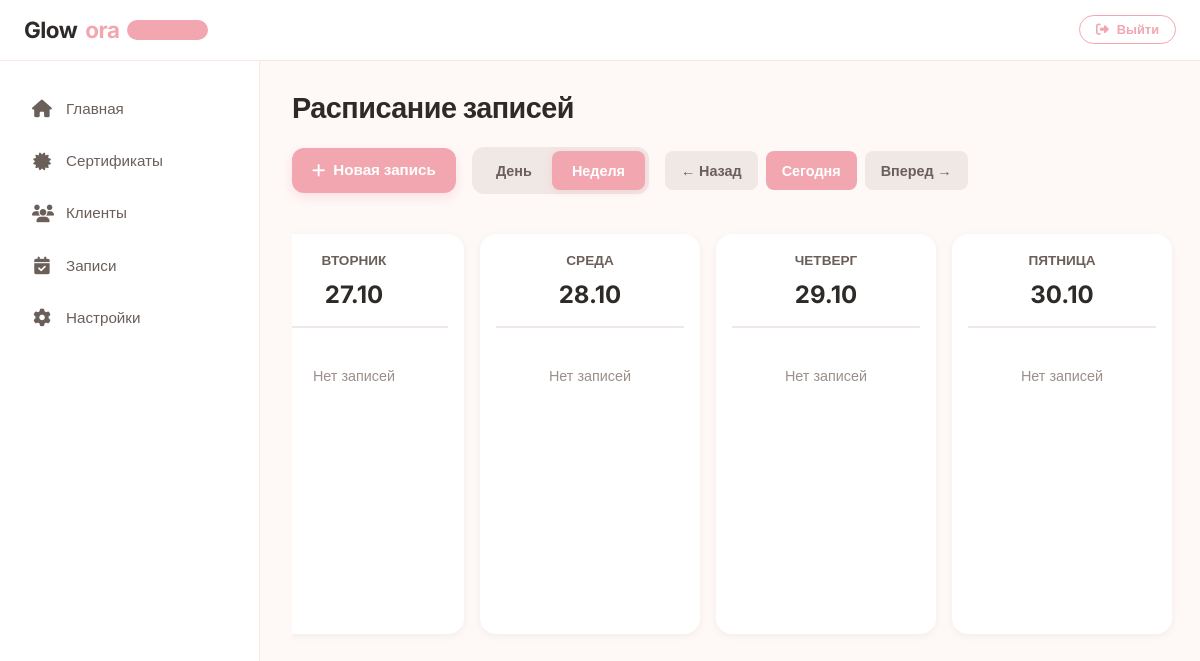
The page /admin-dashboard/schedule/?period=week&date=2026-10-24 (signed in) on the database as committed earlier.
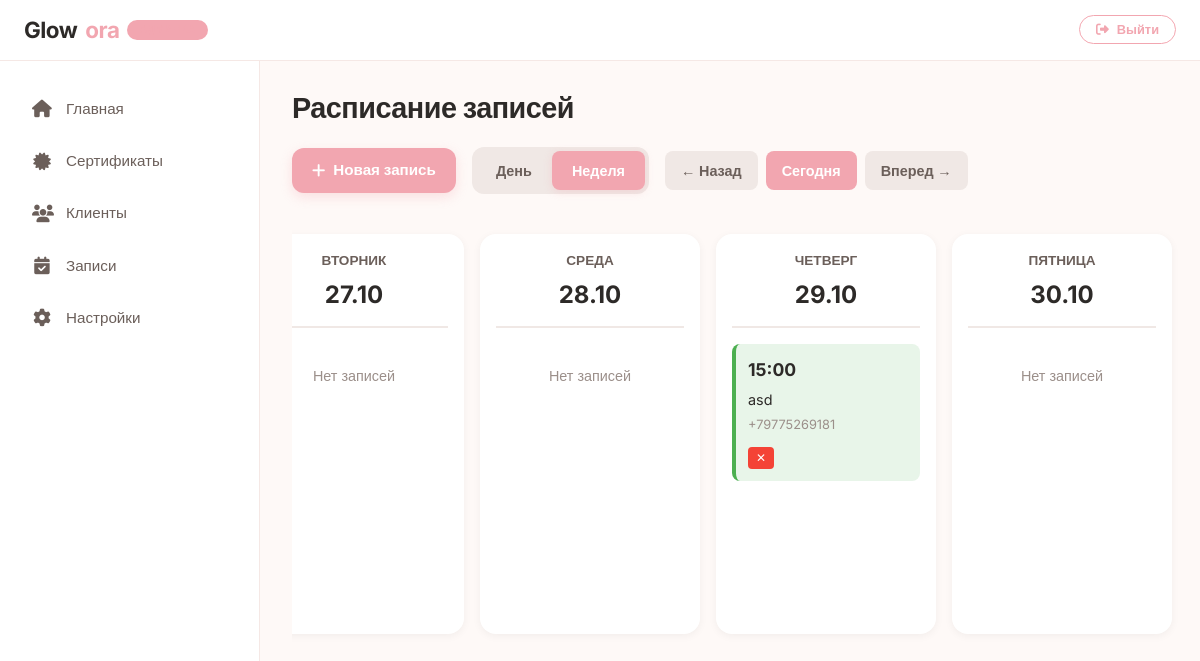
The same page on the database as committed later.
### booking_app/models.py (models this page shows, shortened)
class Booking(models.Model):
    STATUS_CHOICES = [
        ('pending', '⏳ Ожидает подтверждения'),
        ('confirmed', '✅ Подтверждено'),
        ('cancelled', '❌ Отменено'),
    ]
    client_name = models.CharField('Имя клиента', max_length=100)
    phone = models.CharField('Телефон', max_length=20)
    email = models.EmailField('Электронная почта', blank=True, null=True)
    services = models.ManyToManyField(
        'beauty_app.Service',
        verbose_name='Услуги',
        related_name='bookings'
    )
    appointment_datetime = models.DateTimeField('Дата и время записи')
    status = models.CharField('Статус', max_length=20, choices=STATUS_CHOICES, default='confirmed')
    google_event_id = models.CharField('ID события в Google', max_length=255, blank=True, null=True, editable=False)
    created_at = models.DateTimeField('Создано', auto_now_add=True)
    updated_at = models.DateTimeField('Обновлено', auto_now=True)
    class Meta:
        verbose_name = 'Запись клиента'
        verbose_name_plural = 'Записи клиентов'
        ordering = ['-appointment_datetime']
        db_table = 'beauty_app_booking' # <-- ТРЮК: используем старую таблицу в БД

### booking_app/views.py (the view)
# urls.py: path('admin-dashboard/schedule/', views.BookingsScheduleView.as_view(), name='bookings_schedule'),
class BookingsScheduleView(AdminRequiredMixin, View):
    template_name = 'booking_app/admin/bookings_schedule.html'
    def get(self, request):
        period = request.GET.get('period', 'day')
        date_str = request.GET.get('date', timezone.now().date().isoformat())
        try:
            current_date = datetime.strptime(date_str, '%Y-%m-%d').date()
        except ValueError:
            current_date = timezone.now().date()
        if period == 'week':
            days_count = 7
            nav_step = 7
        else:
            days_count = 1
            nav_step = 1
        dates = []
        for i in range(days_count):
            dates.append(current_date + timedelta(days=i))
        schedule_data = []
        for date in dates:
            bookings = Booking.objects.filter(
                appointment_datetime__date=date,
                status__in=['pending', 'confirmed']
            ).prefetch_related('services').order_by('appointment_datetime') # <-- ИЗМЕНЕНО
            schedule_data.append({
                'date': date,
                'bookings': bookings
            })
        prev_date = current_date - timedelta(days=nav_step)
        next_date = current_date + timedelta(days=nav_step)
        context = {
            'period': period,
            'current_date': current_date,
            'schedule_data': schedule_data,
            'prev_date': prev_date.isoformat(),
            'next_date': next_date.isoformat(),
            'today': timezone.now().date(),
        }
        return render(request, self.template_name, context)

### beauty_app/context_processors.py (called while the page is built)
def faq_context(request):
    faqs = FAQ.objects.filter(is_active=True).order_by('order', 'created_at')
    return {'faqs': faqs}

### booking_app/context_processors.py (called while the page is built)
def pwa_settings(request):
    return {
        'VAPID_PUBLIC_KEY': getattr(settings, 'VAPID_PUBLIC_KEY', ''),
    }

### booking_app/views.py (called while the page is built)
    def test_func(self):
        return self.request.user.is_authenticated and self.request.user.is_staff

### booking_app/templates/booking_app/admin/bookings_schedule.html (shortened to what this page needs)
{% extends 'dashboard_base.html' %}
{% load static %}
{% block page_title %}Расписание записей{% endblock %}
{% block actions %}
<div class="schedule-actions">
    <a href="{% url 'booking_app:admin_booking_create' %}" class="btn-create-booking">
        <i class="fas fa-plus"></i> Новая запись
    </a>
    <div class="period-switcher">
        <a href="?period=day&date={{ current_date|date:'Y-m-d' }}"
           class="period-btn {% if period == 'day' %}active{% endif %}">
            День
        </a>
        <a href="?period=week&date={{ current_date|date:'Y-m-d' }}"
           class="period-btn {% if period == 'week' %}active{% endif %}">
            Неделя
        </a>
    </div>
    <div class="date-navigation">
        <a href="?period={{ period }}&date={{ prev_date }}" class="nav-btn">← Назад</a>
        <a href="?period={{ period }}&date={{ today|date:'Y-m-d' }}" class="nav-btn nav-btn-primary">Сегодня</a>
        <a href="?period={{ period }}&date={{ next_date }}" class="nav-btn">Вперед →</a>
    </div>
</div>
{% endblock %}
{% block content %}
<div class="schedule-wrapper">
    <div class="schedule-scroll-container">
        <div class="schedule-grid">
            {% for item in schedule_data %}
            <div class="schedule-column">
                <div class="column-header">
                    <div class="day-name">{{ item.date|date:"l" }}</div>
                    <div class="day-date">{{ item.date|date:"d.m" }}</div>
                </div>
                <div class="bookings-list">
                    {% if not item.bookings %}
                        <div class="no-bookings">Нет записей</div>
                    {% else %}
                        {% for booking in item.bookings %}
                        <div class="booking-card {% if booking.status == 'confirmed' %}confirmed{% else %}pending{% endif %}"
                             onclick="window.location.href='{% url 'booking_app:booking_edit' booking.pk %}'"
                             style="cursor: pointer;"
                             title="Нажмите для редактирования">
                            <div class="booking-time">{{ booking.appointment_datetime|time:"H:i" }}</div>
                            <div class="booking-client">{{ booking.client_name }}</div>
                            <div class="booking-phone">{{ booking.phone }}</div>
                            <div class="booking-actions" onclick="event.stopPropagation();">
                                <form method="post" action="{% url 'booking_app:booking_cancel' booking.pk %}">
                                    <button type="submit" class="btn-cancel" title="Отменить" onclick="return confirm('Отменить запись?');">✕</button>
                                </form>
                            </div>
                        </div>
                        {% endfor %}
                    {% endif %}
                </div>
            </div>
            {% endfor %}
        </div>
    </div>
</div>
{% endblock %}

Rows that differ between the two databases and show on the page:
added Booking: appointment_datetime "15:00", client_name "asd", phone "+79775269181"
Other text that changed with them:
list line gone: "Нет записей"
